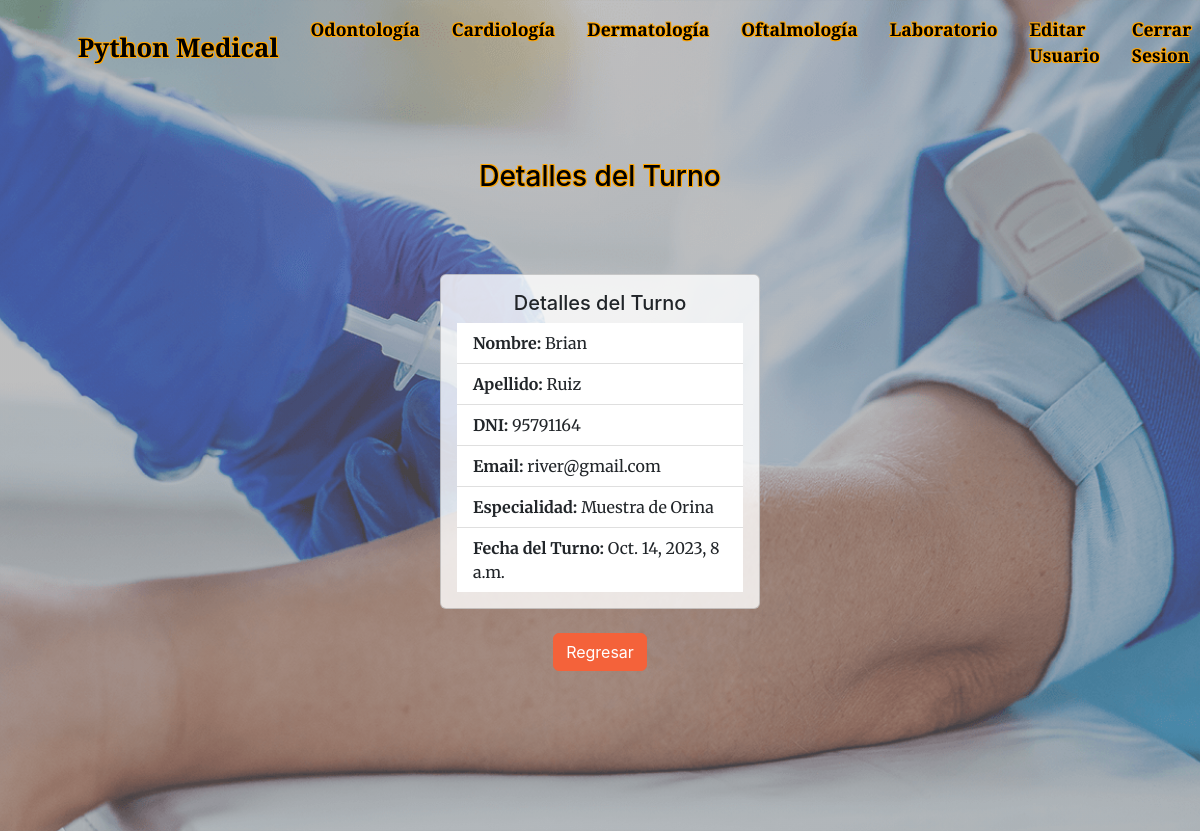
/AppPython/laboratorio/1 (signed in), run on the app's committed database.
### AppPython/models.py (models this page shows)
class Laboratorio(models.Model):
    nombre = models.CharField(max_length=20)
    apellido = models.CharField(max_length=20)
    dni = models.IntegerField()
    email = models.EmailField()
    especialidad = models.CharField(max_length=20, default="")
    fecha_turno = models.DateTimeField(default=timezone.now)

### AppPython/views.py (the view)
# urls.py: path("laboratorio/<int:pk>", DetalleTurno_4.as_view(), name = "TurnoDetalle_4"),
class DetalleTurno_4(LoginRequiredMixin, DetailView):
    model = Laboratorio

### AppPython/templates/AppPython/laboratorio_detail.html
{% extends "AppPython/padre.html" %}
{% block header_2 %}
<header class="masthead6">
    <section style="text-align: center; color: black; text-shadow: -1px -1px 0 #FFA500, 1px -1px 0 #FFA500, -1px 1px 0 #FFA500, 1px 1px 0 #FFA500;">
        <h3>Detalles del Turno</h3>
    </section><br><br><br>
    <div class="container d-flex justify-content-center align-items-center">
        <div class="card" style="width: 20rem; background: rgba(255, 255, 255, 0.8);">
            <div class="card-body">
                <h5 class="card-title", style="text-align: center;">Detalles del Turno</h5>
                <ul class="list-group list-group-flush">
                    <li class="list-group-item"><strong>Nombre:</strong> {{laboratorio.nombre}}</li>
                    <li class="list-group-item"><strong>Apellido:</strong> {{laboratorio.apellido}}</li>
                    <li class="list-group-item"><strong>DNI:</strong> {{laboratorio.dni}}</li>
                    <li class="list-group-item"><strong>Email:</strong> {{laboratorio.email}}</li>
                    <li class="list-group-item"><strong>Especialidad:</strong> {{laboratorio.especialidad}}</li>
                    <li class="list-group-item"><strong>Fecha del Turno:</strong> {{laboratorio.fecha_turno}}</li>
                </ul>
            </div>
        </div>
    </div>
    <div class="text-center mt-4">
        <a href="{% url 'MisTurnos_4' %}" class="btn btn-primary">Regresar</a>
    </div>
</header>
{% endblock %}

### data on the page
Laboratorio: nombre "Brian", apellido "Ruiz", dni "95791164", email "river@gmail.com", especialidad "Muestra de Orina", fecha_turno "Oct. 14, 2023, 8 a.m."
